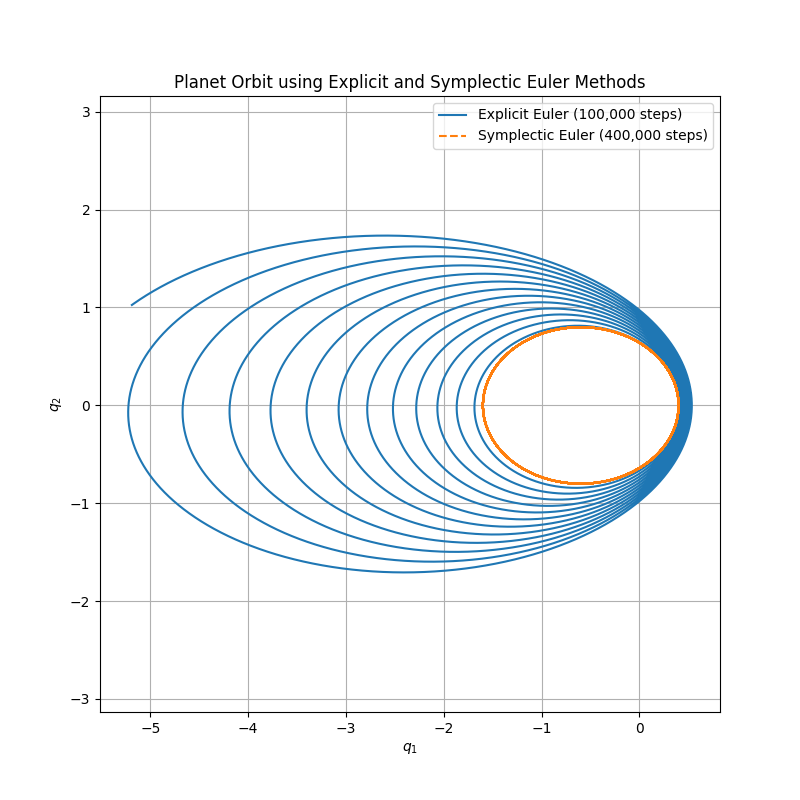

This chart was generated by the following Python code:
import numpy as np
import matplotlib.pyplot as plt

# --- Parameters and Initial Conditions ---
e = 0.6
# Initial position and velocity (p = dq/dt)
q1_0 = 1 - e
q2_0 = 0.0
p1_0 = 0.0
p2_0 = np.sqrt((1 + e) / (1 - e))  # equals 2 for e = 0.6

# --- Explicit Euler Method (Task 2A) ---
Tf_A = 200.0          # final time
N_A = 100000          # number of steps
dt_A = Tf_A / N_A     # time step

# Initialize arrays for positions and momenta
q1_exp = np.zeros(N_A + 1)
q2_exp = np.zeros(N_A + 1)
p1_exp = np.zeros(N_A + 1)
p2_exp = np.zeros(N_A + 1)

# Set initial conditions
q1_exp[0] = q1_0
q2_exp[0] = q2_0
p1_exp[0] = p1_0
p2_exp[0] = p2_0

# Time-stepping loop for explicit Euler method
for i in range(N_A):
    # Compute the distance r and acceleration components
    r = np.sqrt(q1_exp[i]**2 + q2_exp[i]**2)
    a1 = -q1_exp[i] / r**3
    a2 = -q2_exp[i] / r**3

    # Update positions using current velocity
    q1_exp[i + 1] = q1_exp[i] + dt_A * p1_exp[i]
    q2_exp[i + 1] = q2_exp[i] + dt_A * p2_exp[i]
    
    # Update momenta using current acceleration
    p1_exp[i + 1] = p1_exp[i] + dt_A * a1
    p2_exp[i + 1] = p2_exp[i] + dt_A * a2

# --- Symplectic Euler Method (Task 2B) ---
Tf_B = 200.0          # final time
N_B = 400000          # number of steps
dt_B = Tf_B / N_B     # time step

# Initialize arrays for positions and momenta
q1_sym = np.zeros(N_B + 1)
q2_sym = np.zeros(N_B + 1)
p1_sym = np.zeros(N_B + 1)
p2_sym = np.zeros(N_B + 1)

# Set initial conditions
q1_sym[0] = q1_0
q2_sym[0] = q2_0
p1_sym[0] = p1_0
p2_sym[0] = p2_0

# Time-stepping loop for symplectic Euler method
for i in range(N_B):
    # Compute the distance r using the current position
    r = np.sqrt(q1_sym[i]**2 + q2_sym[i]**2)
    a1 = -q1_sym[i] / r**3
    a2 = -q2_sym[i] / r**3

    # Update momentum first ("kick")
    p1_sym[i + 1] = p1_sym[i] + dt_B * a1
    p2_sym[i + 1] = p2_sym[i] + dt_B * a2

    # Then update position using the updated momentum ("drift")
    q1_sym[i + 1] = q1_sym[i] + dt_B * p1_sym[i + 1]
    q2_sym[i + 1] = q2_sym[i] + dt_B * p2_sym[i + 1]

# --- Plotting the Orbits ---
plt.figure(figsize=(8, 8))
plt.plot(q1_exp, q2_exp, label='Explicit Euler (100,000 steps)')
plt.plot(q1_sym, q2_sym, label='Symplectic Euler (400,000 steps)', linestyle='--')
plt.xlabel('$q_1$')
plt.ylabel('$q_2$')
plt.title('Planet Orbit using Explicit and Symplectic Euler Methods')
plt.legend()
plt.grid(True)
plt.axis('equal')
plt.show()
plt.savefig('orbits.png')